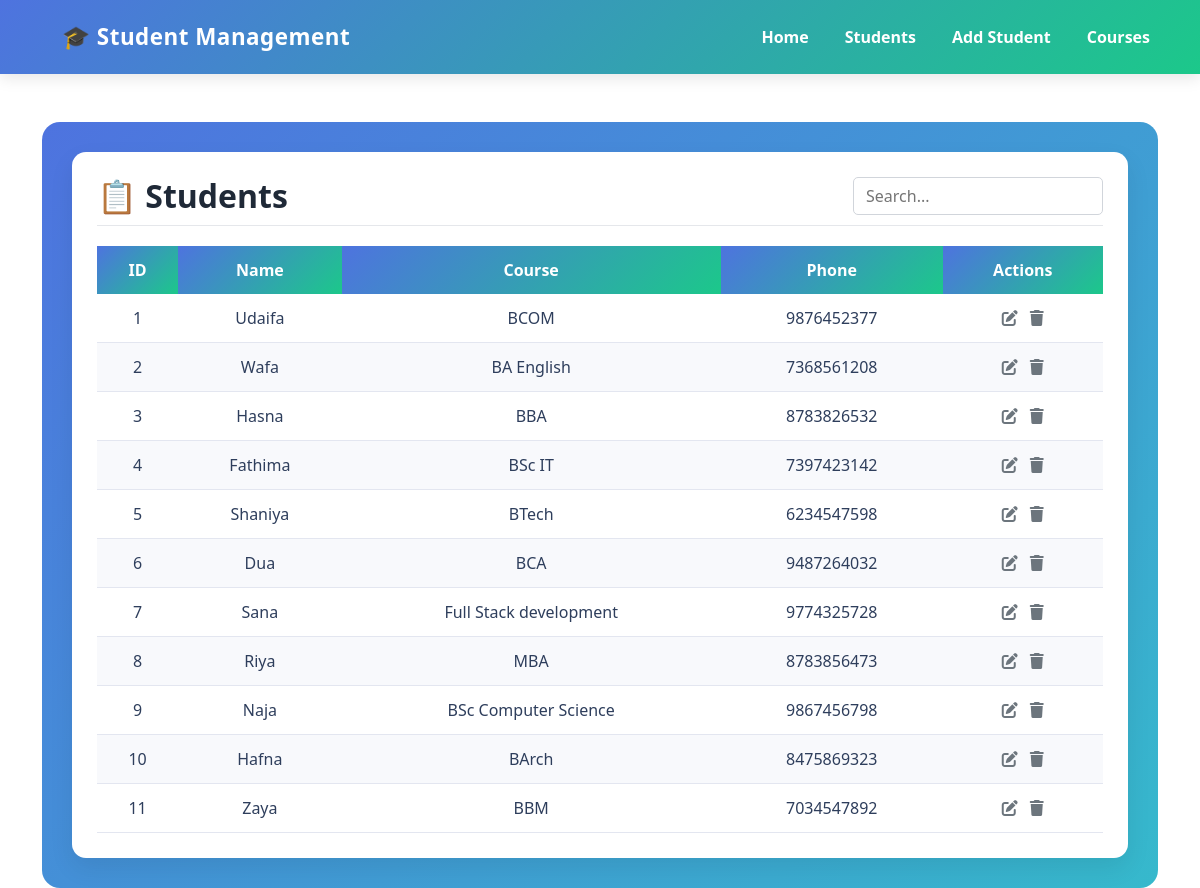
The page /students/ on the database its author committed.
### students/models.py (models this page shows, shortened)
class Student(models.Model):
    name = models.CharField(max_length=100)
    course = models.CharField(max_length=100)
    email = models.EmailField()
    phone = models.CharField(max_length=15)
    created_at = models.DateTimeField(auto_now_add=True)  # optional

### students/views.py (the view)
# urls.py: path('students/', views.student_list, name='student_list'),
def student_list(request):
    students = Student.objects.all()
    return render(request, 'students/student_list.html', {
        'students': students
    })

### students/templates/students/student_list.html (shortened to what this page needs)
{% extends 'students/base.html' %}
{% block content %}
<div class="container mt-5">
    <div class="page-wrapper">
        <div class="page-card">
            <div class="page-header">
                <h2>📋 Students</h2>
                <input type="text" id="studentSearchInput" class="search-input" placeholder="Search...">
            </div>
            {% if students %}
            <div class="table-responsive">
                <table id="studentsTable">
                    <thead>
                        <tr>
                            <th>ID</th>
                            <th>Name</th>
                            <th>Course</th>
                            <th>Phone</th>
                            <th>Actions</th>
                        </tr>
                    </thead>
                    <tbody>
                        {% for student in students %}
                        <tr>
                            <td>{{ forloop.counter }}</td>
                            <td>{{ student.name }}</td>
                            <td>{{ student.course }}</td>
                            <td>{{ student.phone }}</td>
                            <td>
                                <div class="action-icons">
                                    <a href="{% url 'student_edit' student.id %}" class="edit" title="Edit">
                                        <i class="fa-solid fa-pen-to-square"></i>
                                    </a>
                                    <a href="{% url 'student_delete' student.id %}" class="delete" title="Delete" onclick="return confirm('Are you sure?')">
                                        <i class="fa-solid fa-trash"></i>
                                    </a>
                                </div>
                            </td>
                        </tr>
                        {% endfor %}
                    </tbody>
                </table>
            </div>
            {% else %}
                <p class="text-center text-muted mb-0">No students available</p>
            {% endif %}
        </div>
    </div>
</div>
{% endblock %}

### students/templates/students/student_list.html (style rules this page uses)
.page-wrapper { background: linear-gradient(135deg, #4e73df, #36b9cc); border-radius: 18px; padding: 30px; }
.page-card { background: #ffffff; border-radius: 14px; padding: 25px; box-shadow: 0 10px 25px rgba(0, 0, 0, 0.08); }
.page-header { display: flex; justify-content: space-between; align-items: center; margin-bottom: 20px; border-bottom: 1px solid #e5e7eb; padding-bottom: 10px; }
.page-header h2 { font-weight: 700; color: #1f2937; margin: 0; }
.search-input { width: 250px; padding: 6px 12px; border-radius: 5px; border: 1px solid #d1d5db; }
table { width: 100%; border-collapse: collapse; font-family: 'Segoe UI', Tahoma, Geneva, Verdana, sans-serif; color: #2e3e5c; }
thead th { background: linear-gradient(135deg, #4e73df, #1cc88a); color: #fff; font-weight: 600; text-align: center; padding: 12px; }
tbody td { padding: 12px; text-align: center; border-bottom: 1px solid #e3e6f0; }
tbody tr:nth-child(even) { background-color: #f8f9fc; }
.action-icons { display: flex; justify-content: center; gap: 12px; font-size: 16px; }
.action-icons a { color: #6c757d; transition: 0.2s ease; }

### rows shown on the page
Student: name "Udaifa", course "BCOM", phone "9876452377"
Student: name "Wafa", course "BA English", phone "7368561208"
Student: name "Hasna", course "BBA", phone "8783826532"
Student: name "Fathima", course "BSc IT", phone "7397423142"
Student: name "Shaniya", course "BTech", phone "6234547598"
Student: name "Dua", course "BCA", phone "9487264032"
Student: name "Sana", course "Full Stack development", phone "9774325728"
Student: name "Riya", course "MBA", phone "8783856473"
Student: name "Naja", course "BSc Computer Science", phone "9867456798"
Student: name "Hafna", course "BArch", phone "8475869323"
Student: name "Zaya", course "BBM", phone "7034547892"
